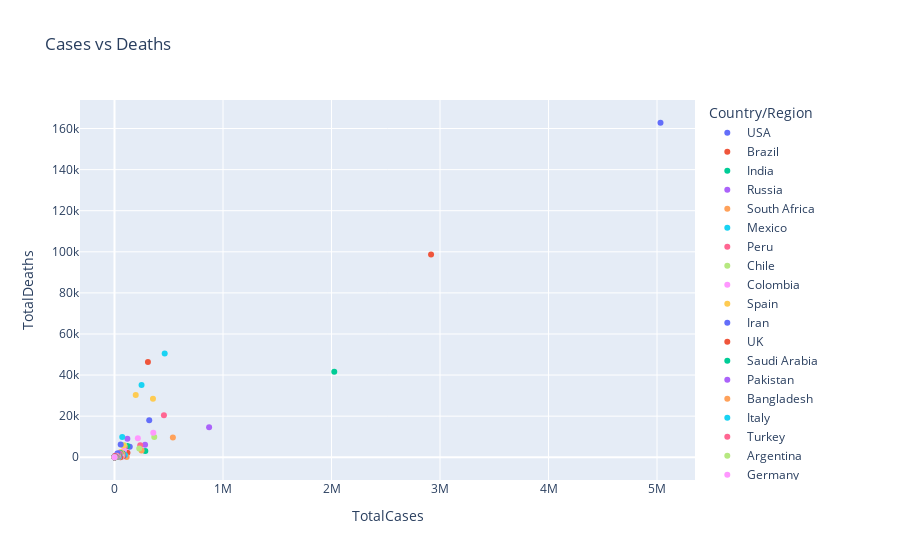

Notebook cell for this chart:
### Markdown cell above
## **5.3 Scatter Plot (Cases vs Deaths)**

### Code cell
fig = px.scatter(df, x='TotalCases', y='TotalDeaths', title='Cases vs Deaths', color='Country/Region')
fig.show()
